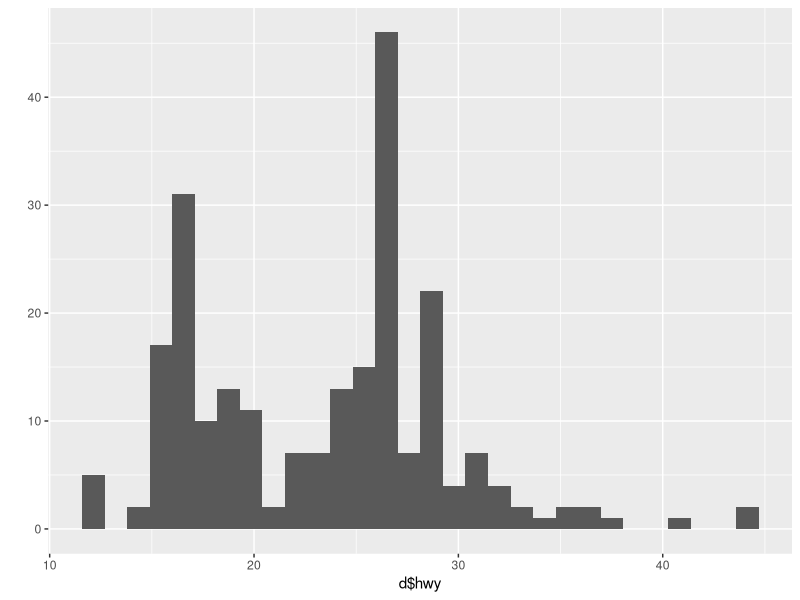
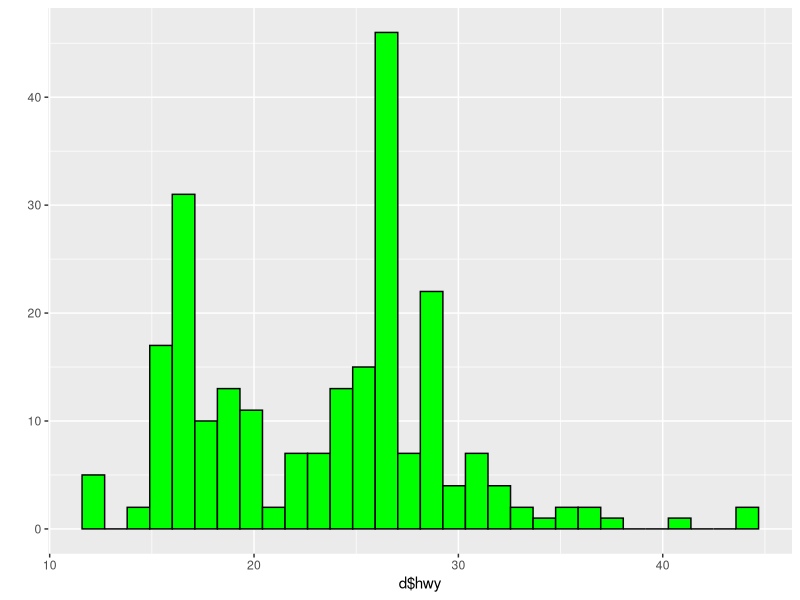
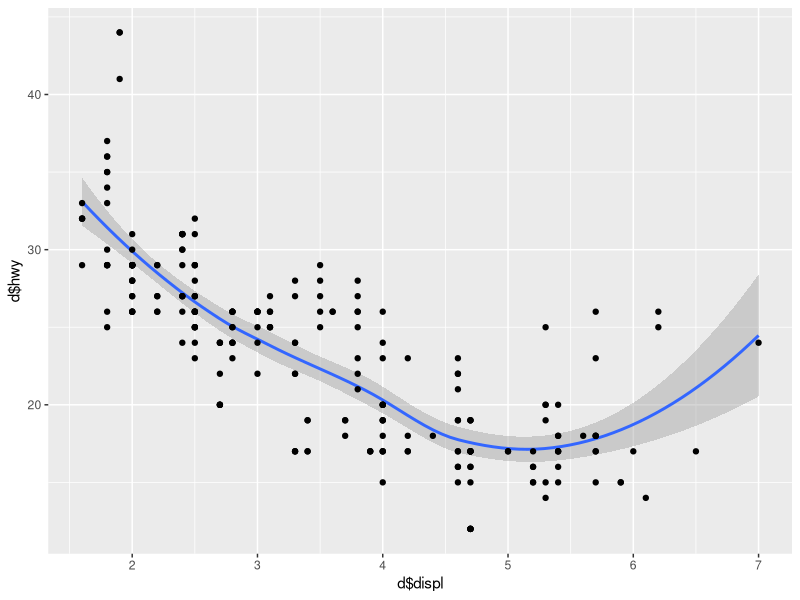
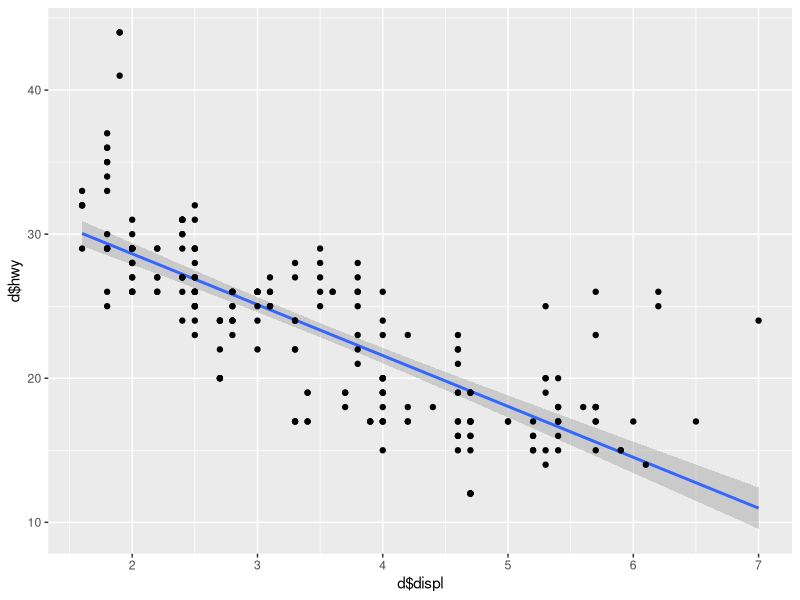
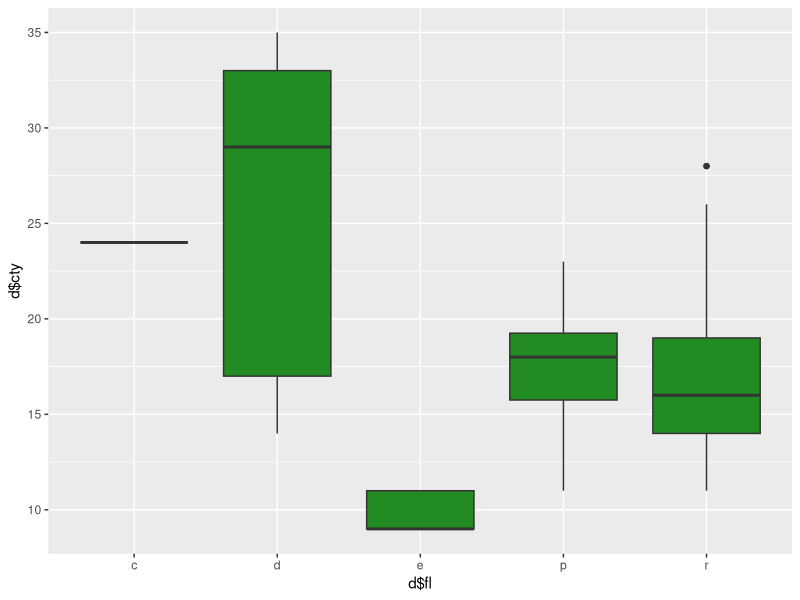
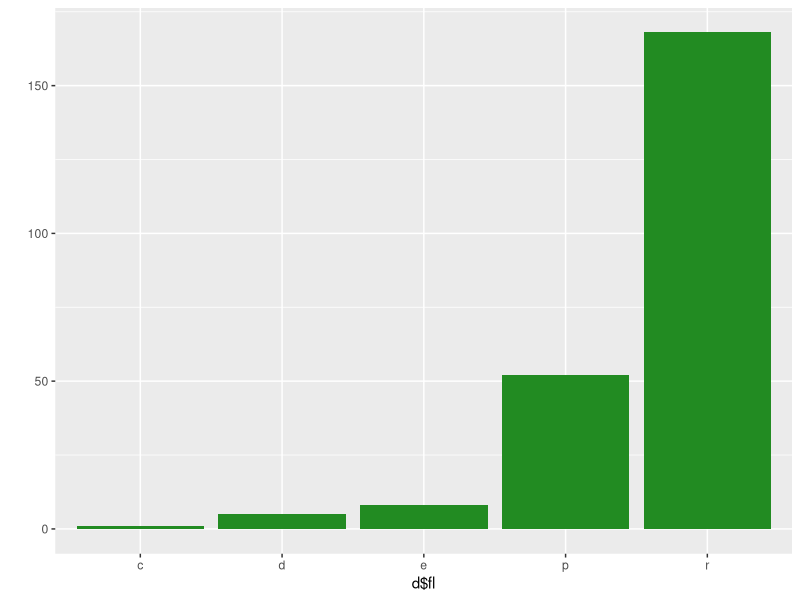
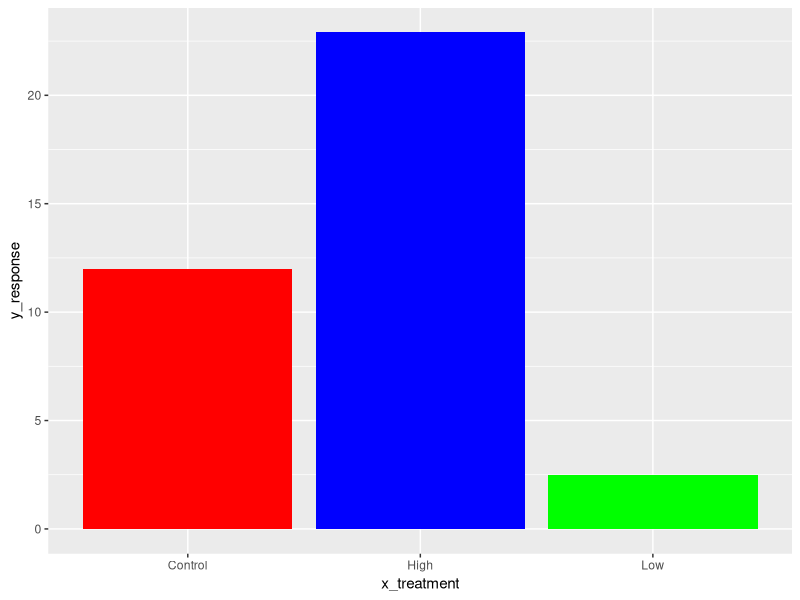
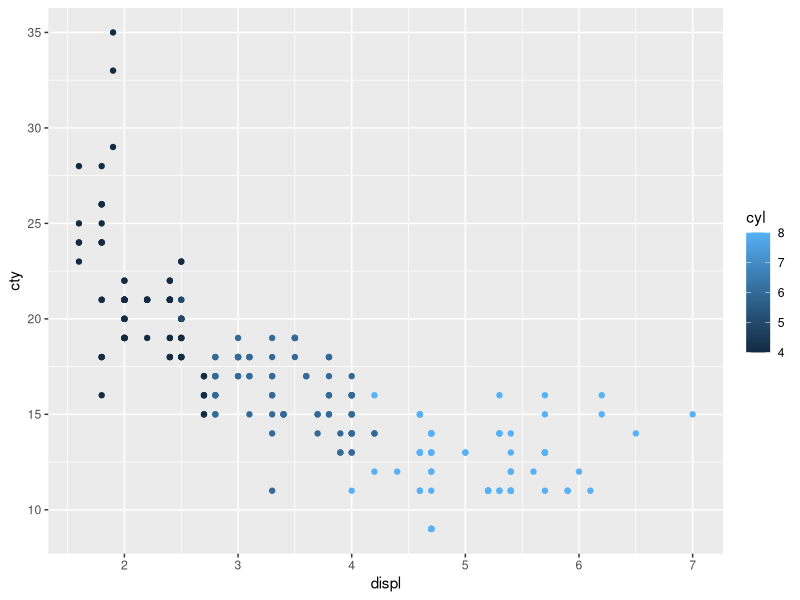

Write R code to recreate these figures, in order.
##### ggplot
##### 24 January 2023
##### BTM

library(ggplot2)
library(ggthemes)
library(patchwork)
library(dplyr)

# Components of a ggplot layer
  # data (in a data frame)
  # aesthetic mappings (variables are mapped to aesthetics)
  # geom (the geometric used to draw the layer; has specific aesthetics)
  # stat (takes raw data and transforms it for useful plotting)
  # position (adjustment to prevent over-plotting)

# ggplot template
# p1 <- ggplot(data= <DATA>,mapping=aes(<MAPPINGS>) + 
#                <GEOM_FUNCTION>(aes(<MAPPINGS>),
#                                stat=<STAT>,
#                                position=<POSITION>) +
#                <COORDINATE_FUNCTION> +
#                <FACET_FUNCTION>
# print(p1)
# ggsave(plot=p1, filename="MyPlot",width=5,height=3,units="in",device="pdf")



#####
d <- mpg # use built in mpg data frame
str(d)
glimpse(d)

# use qplot for fast plotting while coding
  # basic histogram
qplot(x=d$hwy)
qplot(x=d$hwy,fill=I("green"),color=I("black"))

# basic scatter plot
qplot(x=d$displ,y=d$hwy, geom=c("smooth","point"))
qplot(x=d$displ,y=d$hwy, geom=c("smooth","point"), method = "lm")

# basic boxplot
qplot(x=d$fl, y=d$cty, geom="boxplot", fill = I("forestgreen"))       

# basic barplot (long format)
qplot(x=d$fl,geom="bar",fill=I("forestgreen"))

# bar plot with specified counts or means
x_treatment <- c("Control","Low","High")
y_response <- c(12,2.5,22.9)
qplot(x=x_treatment,y=y_response,geom="col",fill=I(c("red","green","blue")))



##### Themes and Fonts
p1 <- ggplot(data=d, mapping=aes(x=displ,y=cty, color=cyl)) + geom_point()
print(p1)

p1 + theme_bw() # good with grid lines
p1 + theme_classic() # no grid lines
p1 + theme_linedraw() # black frame
p1 + theme_dark() # good for brightly colored points

p1 + theme_base() # mimics base R
p1 + theme_par() # matches current par settings in base

p1 + theme_void() # shows data only
p1 + theme_solarized() # good for web pages
p1 + theme_economist() # many specialized themes
p1 + theme_grey() # ggplots default theme

# Major theme modifications
  # use theme parameters to modify font and font size
p1 + theme_classic(base_size=40,base_family="serif")


# defaults: theme_grey, base_size=16,base_family="Helvetica")
# font families (Mac): Times, Ariel, Monaco, Courier, Helvetica, serif,sans

# use coordinate_flip to invert entire plot
p2 <- ggplot(data=d, aes(x=fl,fill=fl)) + 
  geom_bar()
print(p2)

p2 + coord_flip() + theme_grey(base_size=20,base_family="sans")

# Minor theme modificaiton
p1 <- ggplot(data=d, aes(x=displ,y=cty)) + 
  geom_point(size=7,
             shape=21,
             color="black",
             fill="steelblue") +
  labs(title="My graph title here",
       subtitle="An extended subtitle that will print below the main title",
       x="My x axis label",
       y="My y axis label") +
  xlim(0,4) + ylim(0,20)
print(p1)


# ggplot(data=d, aes(x = cyl, y = mpg, fill=cyl)) +
#   geom_boxplot() +
# scale_fill_manual(values = c("slategray", "#e74c3c", "darkblue"))


